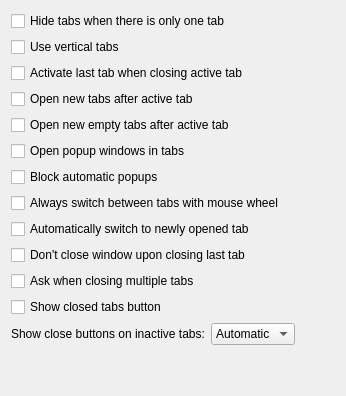
             <widget class="QWidget" name="tabsBehaviourPage">
              <attribute name="title">
               <string>Tabs behaviour</string>
              </attribute>
              <layout class="QVBoxLayout" name="verticalLayout_2">
               <item>
                <widget class="QCheckBox" name="hideTabsOnTab">
                 <property name="text">
                  <string>Hide tabs when there is only one tab</string>
                 </property>
                </widget>
               </item>
               <item>
                <widget class="QCheckBox" name="useVerticalTabs">
                 <property name="text">
                  <string>Use vertical tabs</string>
                 </property>
                </widget>
               </item>
               <item>
                <widget class="QCheckBox" name="activateLastTab">
                 <property name="text">
                  <string>Activate last tab when closing active tab</string>
                 </property>
                </widget>
               </item>
               <item>
                <widget class="QCheckBox" name="openNewTabAfterActive">
                 <property name="text">
                  <string>Open new tabs after active tab</string>
                 </property>
                </widget>
               </item>
               <item>
                <widget class="QCheckBox" name="openNewEmptyTabAfterActive">
                 <property name="text">
                  <string>Open new empty tabs after active tab</string>
                 </property>
                </widget>
               </item>
               <item>
                <widget class="QCheckBox" name="openPopupsInTabs">
                 <property name="text">
                  <string>Open popup windows in tabs</string>
                 </property>
                </widget>
               </item>
               <item>
                <widget class="QCheckBox" name="blockAutomaticPopups">
                 <property name="text">
                  <string>Block automatic popups</string>
                 </property>
                </widget>
               </item>
               <item>
                <widget class="QCheckBox" name="alwaysSwitchTabsWithWheel">
                 <property name="text">
                  <string>Always switch between tabs with mouse wheel</string>
                 </property>
                </widget>
               </item>
               <item>
                <widget class="QCheckBox" name="switchToNewTabs">
                 <property name="text">
                  <string>Automatically switch to newly opened tab</string>
                 </property>
                </widget>
               </item>
               <item>
                <widget class="QCheckBox" name="dontCloseOnLastTab">
                 <property name="text">
                  <string>Don't close window upon closing last tab</string>
                 </property>
                </widget>
               </item>
               <item>
                <widget class="QCheckBox" name="askWhenClosingMultipleTabs">
                 <property name="text">
                  <string>Ask when closing multiple tabs</string>
                 </property>
                </widget>
               </item>
               <item>
                <widget class="QCheckBox" name="showClosedTabsButton">
                 <property name="text">
                  <string>Show closed tabs button</string>
                 </property>
                </widget>
               </item>
               <item>
                <layout class="QHBoxLayout" name="horizontalLayout_21">
                 <item>
                  <widget class="QLabel" name="label_65">
                   <property name="text">
                    <string>Show close buttons on inactive tabs:</string>
                   </property>
                  </widget>
                 </item>
                 <item>
                  <widget class="QComboBox" name="showCloseOnInactive">
                   <item>
                    <property name="text">
                     <string>Automatic</string>
                    </property>
                   </item>
                   <item>
                    <property name="text">
                     <string>Always</string>
                    </property>
                   </item>
                   <item>
                    <property name="text">
                     <string>Never</string>
                    </property>
                   </item>
                  </widget>
                 </item>
                 <item>
                  <spacer name="horizontalSpacer_30">
                   <property name="orientation">
                    <enum>Qt::Orientation::Horizontal</enum>
                   </property>
                   <property name="sizeType">
                    <enum>QSizePolicy::Policy::Expanding</enum>
                   </property>
                   <property name="sizeHint" stdset="0">
                    <size>
                     <width>40</width>
                     <height>20</height>
                    </size>
                   </property>
                  </spacer>
                 </item>
                </layout>
               </item>
               <item>
                <spacer name="verticalSpacer_8">
                 <property name="orientation">
                  <enum>Qt::Orientation::Vertical</enum>
                 </property>
                 <property name="sizeHint" stdset="0">
                  <size>
                   <width>20</width>
                   <height>40</height>
                  </size>
                 </property>
                </spacer>
               </item>
              </layout>
             </widget>
